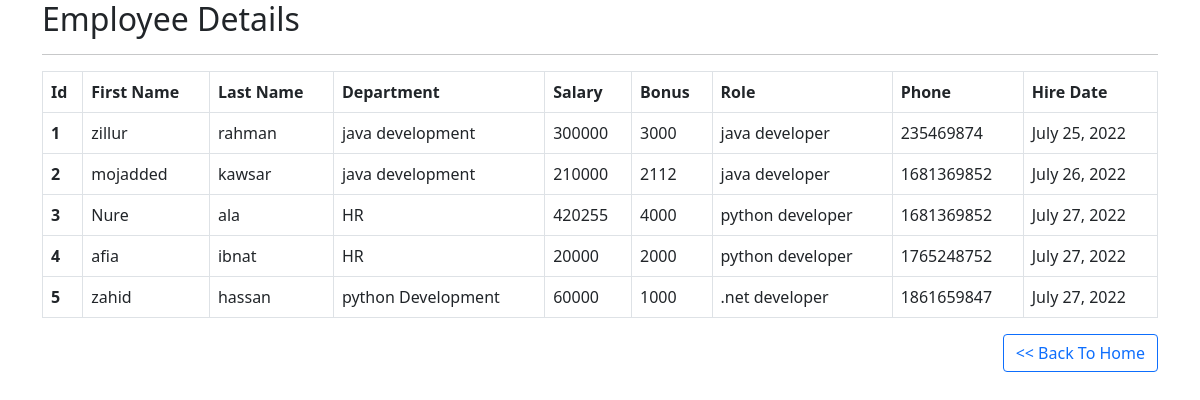
The app's page /view_emp/ with its own data.
### Emp_app/models.py (models this page shows, shortened)
class Employee(models.Model):
    first_name = models.CharField(max_length=100, null=False)
    last_name = models.CharField(max_length=100)
    department = models.ForeignKey(Department, on_delete=models.CASCADE)
    salary = models.IntegerField(default=0)
    bonus = models.IntegerField(default=0)
    role = models.ForeignKey(Role, on_delete=models.CASCADE)
    phone = models.IntegerField(default=0)
    hire_date = models.DateField()

class Department(models.Model):
    name = models.CharField(max_length=100,  null=False)
    location = models.CharField(max_length=100)

class Role(models.Model):
    name = models.CharField(max_length=100, null=False)

### Emp_app/views.py (the view)
# urls.py: path('view_emp/', views.view_emp, name='view_emp'),
def view_emp(request):
    obj = Employee.objects.all()
    context = {
        'obj':obj
    }
    return render(request, 'view_emp.html',context)

### Emp_app/templates/view_emp.html (shortened to what this page needs)
<!DOCTYPE html>
<html lang="en">
<head>
    <link href="https://cdn.jsdelivr.net/npm/bootstrap@5.0.2/dist/css/bootstrap.min.css" rel="stylesheet">
</head>
<body>
<div class="container">
  <h2>Employee Details</h2>
    <hr>
  <table class="table table-bordered table-hover">
    <thead>
      <tr>
          <th scope="col">Id</th>
          <th scope="col">First Name</th>
          <th scope="col">Last Name</th>
          <th scope="col">Department</th>
          <th scope="col">Salary</th>
          <th scope="col">Bonus</th>
          <th scope="col">Role</th>
          <th scope="col">Phone</th>
          <th scope="col">Hire Date</th>
      </tr>
    </thead>
    <tbody>
        {% for i in obj %}
    <tr>
      <th scope="row">{{forloop.counter}}</th>
      <td>{{i.first_name}}</td>
      <td>{{i.last_name}}</td>
      <td>{{i.department.name}}</td>
      <td>{{i.salary}}</td>
      <td>{{i.bonus}}</td>
      <td>{{i.role.name}}</td>
      <td>{{i.phone}}</td>
      <td>{{i.hire_date}}</td>
    </tr>
  {% endfor %}
    </tbody>
  </table>
    <a href="{% url 'index' %}"><button type="submit" class="btn btn-outline-primary float-end"><< Back To Home</button></a>
</div>
</body>
</html>

### records on screen
Employee: first_name "zillur", last_name "rahman", department.name "java development", salary "300000", bonus "3000", role.name "java developer", phone "235469874", hire_date "July 25, 2022"
Employee: first_name "mojadded", last_name "kawsar", department.name "java development", salary "210000", bonus "2112", role.name "java developer", phone "1681369852", hire_date "July 26, 2022"
Employee: first_name "Nure", last_name "ala", department.name "HR", salary "420255", bonus "4000", role.name "python developer", phone "1681369852", hire_date "July 27, 2022"
Employee: first_name "afia", last_name "ibnat", department.name "HR", salary "20000", bonus "2000", role.name "python developer", phone "1765248752", hire_date "July 27, 2022"
Employee: first_name "zahid", last_name "hassan", department.name "python Development", salary "60000", bonus "1000", role.name ".net developer", phone "1861659847", hire_date "July 27, 2022"
